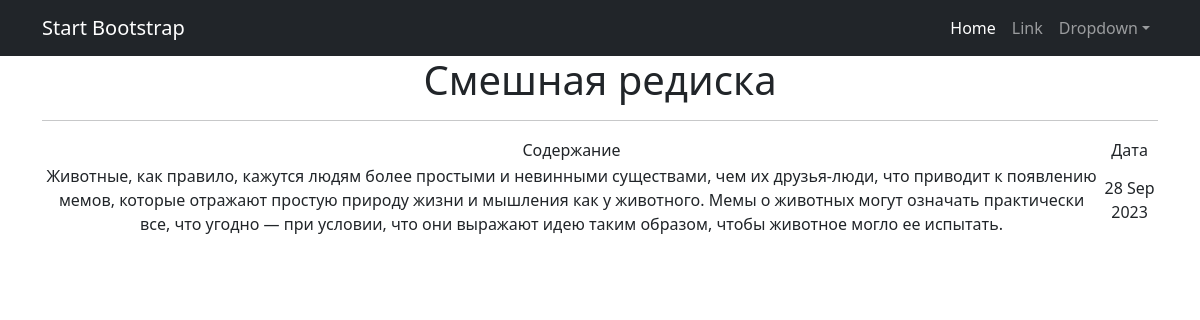
The page /1 on the database its author committed.
### newsapp/models.py (models this page shows, shortened)
class Post(models.Model):
    author = models.ForeignKey(Author, on_delete=models.CASCADE)
    NEWS = 'NW'
    ARTICLE = 'AR'
    CATEGORY_CHOICES = (
        (NEWS, 'Новость'),
        (ARTICLE, 'Статья'),
    )
    categoryType = models.CharField(max_length=2, choices=CATEGORY_CHOICES, default=ARTICLE)
    dateCreation = models.DateTimeField(auto_now_add=True)
    postCategory = models.ManyToManyField(Category, through='PostCategory')
    title = models.CharField(max_length=128)
    text = models.TextField()
    rating = models.SmallIntegerField(default=0)
    def __str__(self):
        return self.title
    class Meta:
        verbose_name = 'Пост'
        verbose_name_plural = 'Посты'

### newsapp/views.py (the view)
# urls.py: path('<int:pk>', PostDetail.as_view(), name='post_detail'),
class PostDetail(DetailView):
    model = Post
    template_name = 'post.html'
    context_object_name = 'post'

### templates/post.html (shortened to what this page needs)
{% extends 'flatpages/default.html' %}
{% block content %}
<h1>{{ post }}</h1>
<hr>
<table>
    <tr>
        <td>Содержание</td>
        <td>Дата</td>
    </tr>
    <tr>
        <td>{{ post.text }}</td>
        <td>{{ post.dateCreation|date:'d M Y' }}</td>
    </tr>
</table>
{% endblock content %}

### rows shown on the page
Post: title "Смешная редиска", text "Животные, как правило, кажутся людям более простыми и невинными существами, чем их друзья-люди, что приводит к появлению мемов, которые отражают простую природу жизни и мышления как у животного. Мемы о животных могут означать практически все, что угодно — при условии, что они выражают идею таким образом, чтобы животное могло ее испытать.", dateCreation "28 Sep 2023"
